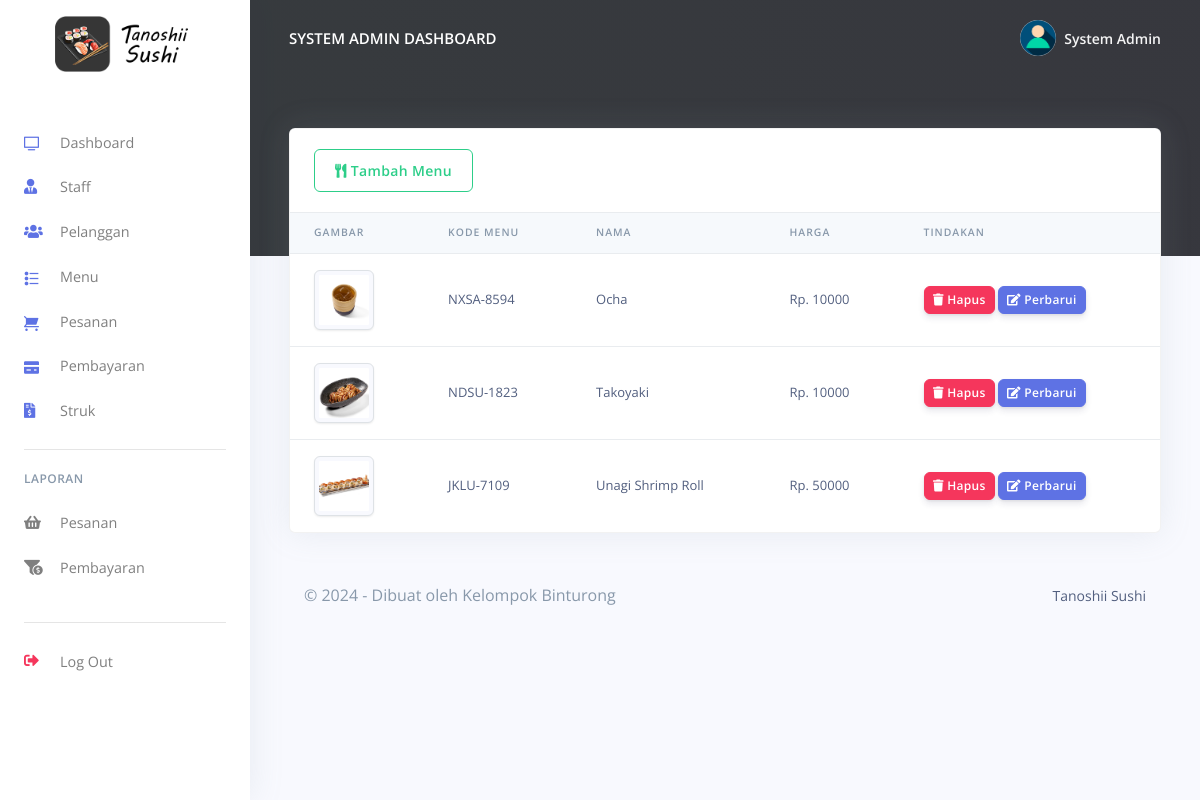
Page /Resto/admin/menu.php (signed in) on the earlier database version.
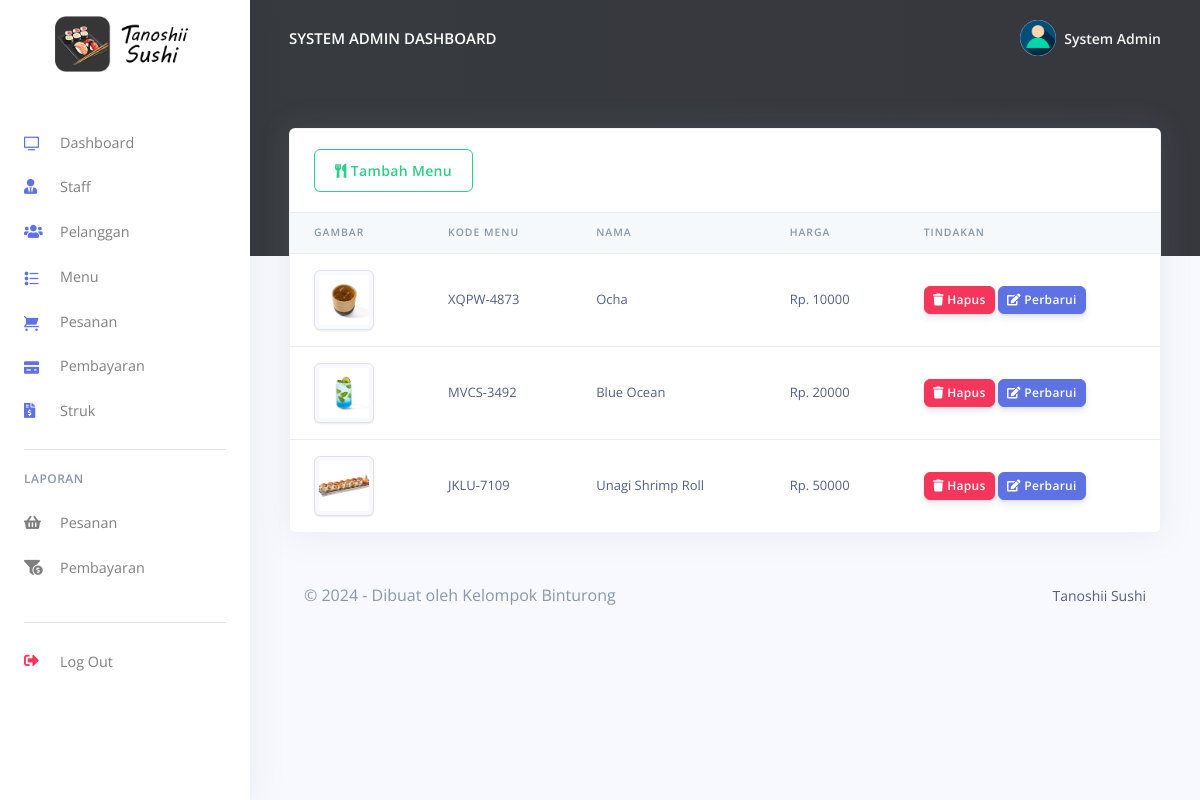
Same page on the later database version.
### tables this page shows
CREATE TABLE `menu` (
  `id_menu` varchar(200) NOT NULL,
  `kode_menu` varchar(200) NOT NULL,
  `nama_menu` varchar(200) NOT NULL,
  `gambar_menu` varchar(200) NOT NULL,
  `deskripsi_menu` longtext NOT NULL,
  `harga_menu` varchar(200) NOT NULL,
  `created_at` timestamp(6) NOT NULL DEFAULT current_timestamp(6) ON UPDATE current_timestamp(6)
);

### Resto/admin/menu.php (the view, shortened to what the changed rows need)
<?php
include('config/config.php');
require_once('partials/_head.php');
?>
<body>
  <?php
  require_once('partials/_sidebar.php');
  ?>
  <div class="main-content">
    <?php
    require_once('partials/_topnav.php');
    ?>
    <div class="container-fluid mt--8">
      <div class="row">
        <div class="col">
          <div class="card shadow">
            <div class="table-responsive">
              <table class="table align-items-center table-flush">
                <thead class="thead-light">
                  <tr>
                    <th scope="col">Gambar</th>
                    <th scope="col">Kode Menu</th>
                    <th scope="col">Nama</th>
                    <th scope="col">Harga</th>
                    <th scope="col">Tindakan</th>
                  </tr>
                </thead>
                <tbody>
                  <?php
                  $ret = "SELECT * FROM menu";
                  $stmt = $mysqli->prepare($ret);
                  $stmt->execute();
                  $res = $stmt->get_result();
                  while ($prod = $res->fetch_object()) {
                  ?>
                    <tr>
                      <td>
                        <?php
                        if ($prod->gambar_menu) {
                          echo "<img src='assets/img/menu/$prod->gambar_menu' height='60' width='60' class='img-thumbnail'>";
                        } else {
                          echo "<img src='assets/img/menu/default.jpg' height='60' width='60' class='img-thumbnail'>";
                        }
                        ?>
                      </td>
                      <td><?php echo $prod->kode_menu; ?></td>
                      <td><?php echo $prod->nama_menu; ?></td>
                      <td>Rp. <?php echo $prod->harga_menu; ?></td>
                      <td>
                        <a href="menu.php?delete=<?php echo $prod->id_menu; ?>">
                          <button class="btn btn-sm btn-danger">
                            <i class="fas fa-trash"></i>
                            Hapus
                          </button>
                        </a>
                        <a href="perbarui_menu.php?update=<?php echo $prod->id_menu; ?>">
                          <button class="btn btn-sm btn-primary">
                            <i class="fas fa-edit"></i>
                            Perbarui
                          </button>
                        </a>
                      </td>
                    </tr>
                  <?php } ?>
                </tbody>
              </table>
            </div>
          </div>
        </div>
      </div>
    </div>
  </div>
</body>
</html>

### Resto/admin/partials/_sidebar.php (shortened to what the changed rows need)
<?php
$id_admin = $_SESSION['id_admin'];
$ret = "SELECT * FROM  admin  WHERE id_admin = '$id_admin'";
$stmt = $mysqli->prepare($ret);
$stmt->execute();
$res = $stmt->get_result();
while ($admin = $res->fetch_object()) {
?>
  <nav class="navbar navbar-vertical fixed-left navbar-expand-md navbar-light bg-white" id="sidenav-main">
    <div class="container-fluid">
      <a class="navbar-brand pt-0" href="dashboard.php">
        <img src="assets/img/brand/logo.png" class="navbar-brand-img" alt="...">
      </a>
      <div class="collapse navbar-collapse" id="sidenav-collapse-main">
        <ul class="navbar-nav">
          <li class="nav-item">
            <a class="nav-link" href="dashboard.php">
              <i class="ni ni-tv-2 text-primary"></i> Dashboard
            </a>
          </li>
          <li class="nav-item">
            <a class="nav-link" href="staff.php">
              <i class="fas fa-user-tie text-primary"></i> Staff
            </a>
          </li>
          <li class="nav-item">
            <a class="nav-link" href="pelanggan.php">
              <i class="fas fa-users text-primary"></i> Pelanggan
            </a>
          </li>
          <li class="nav-item">
            <a class="nav-link" href="menu.php">
              <i class="ni ni-bullet-list-67 text-primary"></i>Menu
            </a>
          </li>
          <li class="nav-item">
            <a class="nav-link" href="pesanan.php">
              <i class="ni ni-cart text-primary"></i> Pesanan
            </a>
          </li>
          <li class="nav-item">
            <a class="nav-link" href="pembayaran.php">
              <i class="ni ni-credit-card text-primary"></i> Pembayaran
            </a>
          </li>
          <li class="nav-item">
            <a class="nav-link" href="struk.php">
              <i class="fas fa-file-invoice-dollar text-primary"></i> Struk
            </a>
          </li>
        </ul>
        <hr class="my-3">
        <h6 class="navbar-heading text-muted">Laporan</h6>
        <ul class="navbar-nav mb-md-3">
          <li class="nav-item">
            <a class="nav-link" href="laporan_pesanan.php">
              <i class="fas fa-shopping-basket"></i> Pesanan
            </a>
          </li>
          <li class="nav-item">
            <a class="nav-link" href="laporan_pembayaran.php">
              <i class="fas fa-funnel-dollar"></i> Pembayaran
            </a>
          </li>
        </ul>
        <hr class="my-3">
        <ul class="navbar-nav mb-md-3">
          <li class="nav-item">
            <a class="nav-link" href="logout.php">
              <i class="fas fa-sign-out-alt text-danger"></i> Log Out
            </a>
          </li>
        </ul>
      </div>
    </div>
  </nav>
<?php } ?>

### Resto/admin/partials/_topnav.php (shortened to what the changed rows need)
<?php
$id_admin = $_SESSION['id_admin'];
$ret = "SELECT * FROM  admin  WHERE id_admin = '$id_admin'";
$stmt = $mysqli->prepare($ret);
$stmt->execute();
$res = $stmt->get_result();
while ($admin = $res->fetch_object()) {
?>
    <nav class="navbar navbar-top navbar-expand-md navbar-dark" id="navbar-main">
        <div class="container-fluid">
            <a class="h4 mb-0 text-white text-uppercase d-none d-lg-inline-block" href="dashboard.php"><?php echo $admin->nama_admin; ?> Dashboard</a>
            <ul class="navbar-nav align-items-center d-none d-md-flex">
                <li class="nav-item dropdown">
                    <a class="nav-link pr-0" href="#" role="button" data-toggle="dropdown" aria-haspopup="true" aria-expanded="false">
                        <div class="media align-items-center">
                            <span class="avatar avatar-sm rounded-circle">
                                <img alt="Image placeholder" src="assets/img/theme/user-a-min.png">
                            </span>
                            <div class="media-body ml-2 d-none d-lg-block">
                                <span class="mb-0 text-sm  font-weight-bold"><?php echo $admin->nama_admin; ?></span>
                            </div>
                        </div>
                    </a>
                </li>
            </ul>
        </div>
    </nav>
<?php } ?>

Differences in the rows shown:
removed menu: gambar_menu (picture), kode_menu "NXSA-8594", nama_menu "Ocha", harga_menu "10000"
removed menu: gambar_menu (picture), kode_menu "NDSU-1823", nama_menu "Takoyaki", harga_menu "10000"
added menu: gambar_menu (picture), kode_menu "XQPW-4873", nama_menu "Ocha", harga_menu "10000"
added menu: gambar_menu (picture), kode_menu "MVCS-3492", nama_menu "Blue Ocean", harga_menu "20000"
